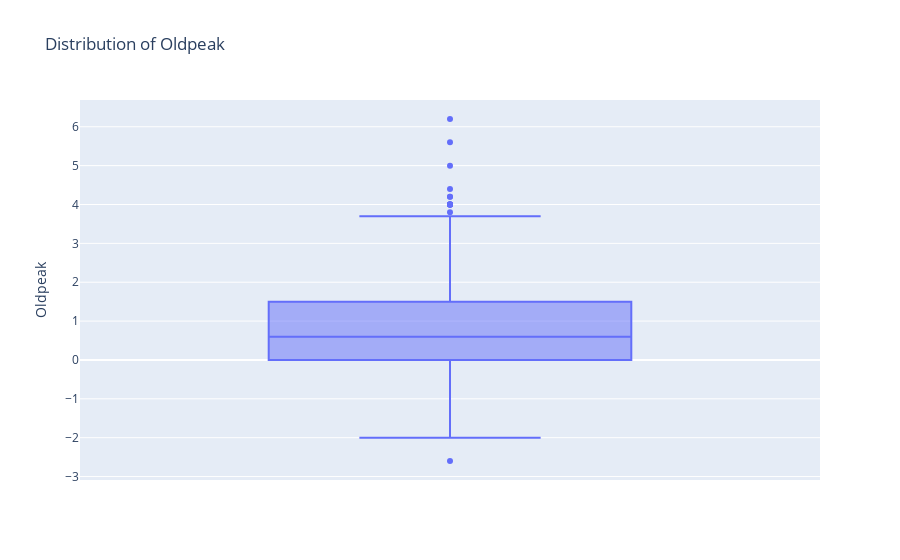

Notebook source saved alongside this figure:
### Code cell
fig = px.box(data, y="Oldpeak", title=f"Distribution of Oldpeak")
fig.show()

### Figure 1 — Plotly figure (JSON) as saved in the notebook; plotly's stock layout.template omitted (floating-point values rounded to 4 significant figures; data arrays with more than 128 entries replaced by an {"elided": "..."} marker saying what was removed)
{"data": [{"alignmentgroup": "True", "hovertemplate": "Oldpeak=%{y}<extra></extra>", "legendgroup": "", "marker": {"color": "#636efa"}, "name": "", "notched": false, "offsetgroup": "", "orientation": "v", "showlegend": false, "type": "box", "x0": " ", "xaxis": "x", "y": {"elided": "918 float values"}, "y0": " ", "yaxis": "y"}], "layout": {"boxmode": "group", "legend": {"tracegroupgap": 0}, "title": {"text": "Distribution of Oldpeak"}, "xaxis": {"anchor": "y", "domain": [0, 1]}, "yaxis": {"anchor": "x", "domain": [0, 1], "title": {"text": "Oldpeak"}}}}
